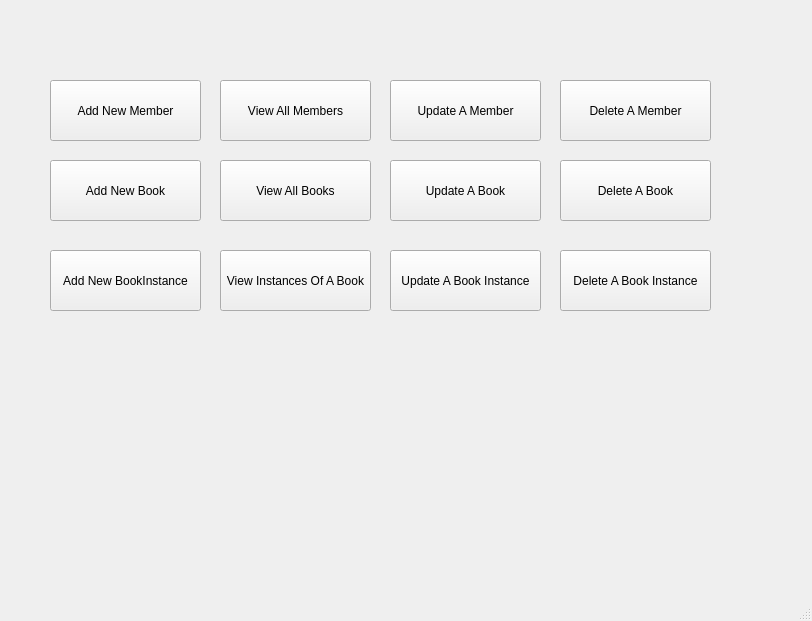
<?xml version="1.0" encoding="UTF-8"?>
<ui version="4.0">
 <class>MainWindow</class>
 <widget class="QMainWindow" name="MainWindow">
  <property name="geometry">
   <rect>
    <x>0</x>
    <y>0</y>
    <width>812</width>
    <height>621</height>
   </rect>
  </property>
  <property name="windowTitle">
   <string>MainWindow</string>
  </property>
  <widget class="QWidget" name="centralwidget">
   <widget class="QPushButton" name="AddMember">
    <property name="geometry">
     <rect>
      <x>50</x>
      <y>80</y>
      <width>151</width>
      <height>61</height>
     </rect>
    </property>
    <property name="text">
     <string>Add New Member</string>
    </property>
   </widget>
   <widget class="QPushButton" name="ViewMembers">
    <property name="geometry">
     <rect>
      <x>220</x>
      <y>80</y>
      <width>151</width>
      <height>61</height>
     </rect>
    </property>
    <property name="text">
     <string>View All Members</string>
    </property>
   </widget>
   <widget class="QPushButton" name="UpdateMember">
    <property name="geometry">
     <rect>
      <x>390</x>
      <y>80</y>
      <width>151</width>
      <height>61</height>
     </rect>
    </property>
    <property name="text">
     <string>Update A Member</string>
    </property>
   </widget>
   <widget class="QPushButton" name="DeleteMember">
    <property name="geometry">
     <rect>
      <x>560</x>
      <y>80</y>
      <width>151</width>
      <height>61</height>
     </rect>
    </property>
    <property name="text">
     <string>Delete A Member</string>
    </property>
   </widget>
   <widget class="QPushButton" name="ViewBooks">
    <property name="geometry">
     <rect>
      <x>220</x>
      <y>160</y>
      <width>151</width>
      <height>61</height>
     </rect>
    </property>
    <property name="text">
     <string>View All Books</string>
    </property>
   </widget>
   <widget class="QPushButton" name="UpdateBook">
    <property name="geometry">
     <rect>
      <x>390</x>
      <y>160</y>
      <width>151</width>
      <height>61</height>
     </rect>
    </property>
    <property name="text">
     <string>Update A Book</string>
    </property>
   </widget>
   <widget class="QPushButton" name="AddBook">
    <property name="geometry">
     <rect>
      <x>50</x>
      <y>160</y>
      <width>151</width>
      <height>61</height>
     </rect>
    </property>
    <property name="text">
     <string>Add New Book</string>
    </property>
   </widget>
   <widget class="QPushButton" name="DeleteBook">
    <property name="geometry">
     <rect>
      <x>560</x>
      <y>160</y>
      <width>151</width>
      <height>61</height>
     </rect>
    </property>
    <property name="text">
     <string>Delete A Book</string>
    </property>
   </widget>
   <widget class="QPushButton" name="AddInstance">
    <property name="geometry">
     <rect>
      <x>50</x>
      <y>250</y>
      <width>151</width>
      <height>61</height>
     </rect>
    </property>
    <property name="text">
     <string>Add New BookInstance</string>
    </property>
   </widget>
   <widget class="QPushButton" name="ViewInstances">
    <property name="geometry">
     <rect>
      <x>220</x>
      <y>250</y>
      <width>151</width>
      <height>61</height>
     </rect>
    </property>
    <property name="text">
     <string>View Instances Of A Book</string>
    </property>
   </widget>
   <widget class="QPushButton" name="UpdateInstance">
    <property name="geometry">
     <rect>
      <x>390</x>
      <y>250</y>
      <width>151</width>
      <height>61</height>
     </rect>
    </property>
    <property name="text">
     <string>Update A Book Instance</string>
    </property>
   </widget>
   <widget class="QPushButton" name="DeleteInstance">
    <property name="geometry">
     <rect>
      <x>560</x>
      <y>250</y>
      <width>151</width>
      <height>61</height>
     </rect>
    </property>
    <property name="text">
     <string>Delete A Book Instance</string>
    </property>
   </widget>
  </widget>
  <widget class="QMenuBar" name="menubar">
   <property name="geometry">
    <rect>
     <x>0</x>
     <y>0</y>
     <width>812</width>
     <height>22</height>
    </rect>
   </property>
  </widget>
  <widget class="QStatusBar" name="statusbar"/>
 </widget>
 <resources/>
 <connections/>
</ui>
